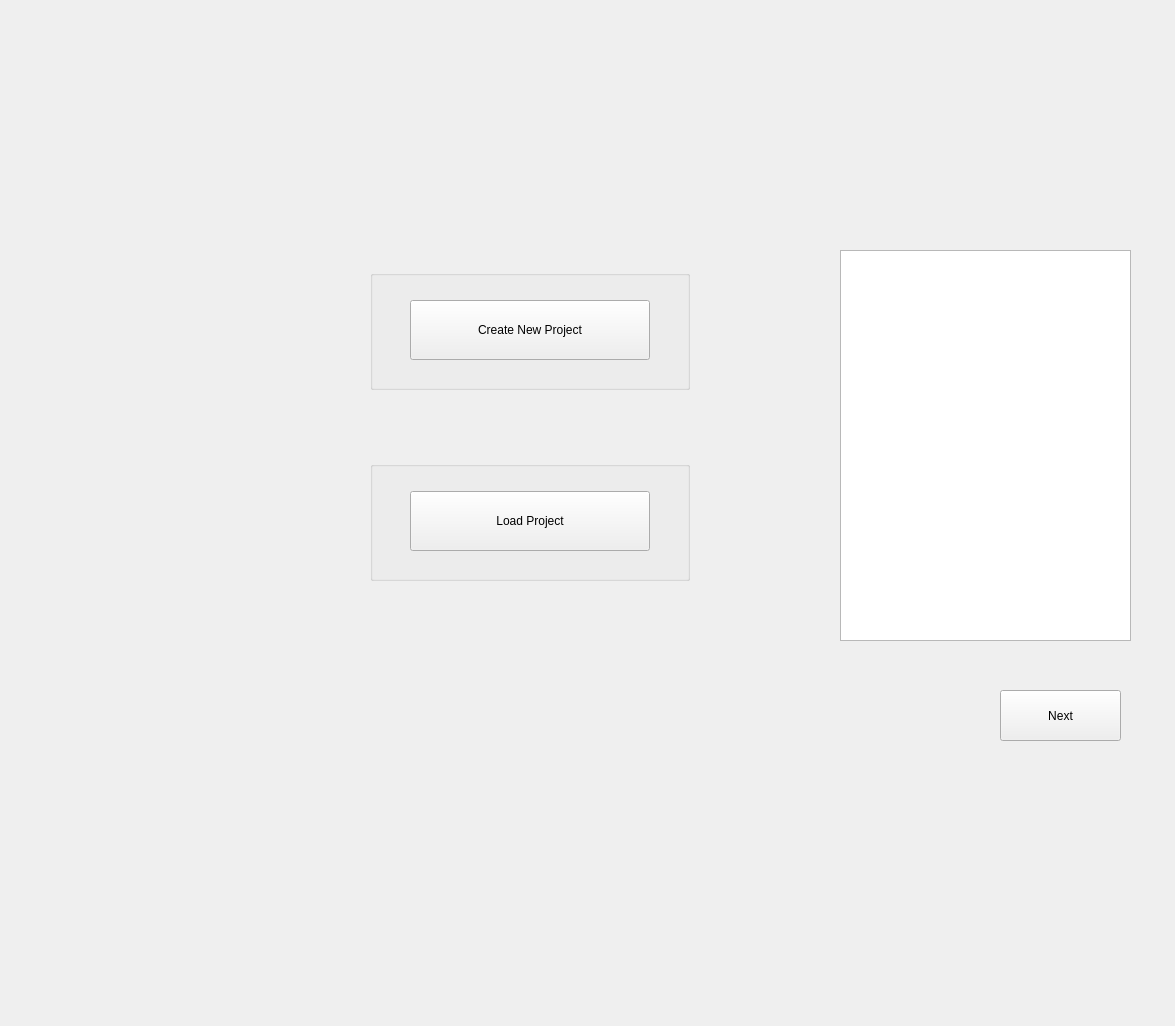
<?xml version="1.0" encoding="UTF-8"?>
<ui version="4.0">
 <class>Form</class>
 <widget class="QWidget" name="Form">
  <property name="windowModality">
   <enum>Qt::NonModal</enum>
  </property>
  <property name="enabled">
   <bool>true</bool>
  </property>
  <property name="geometry">
   <rect>
    <x>0</x>
    <y>0</y>
    <width>1175</width>
    <height>1026</height>
   </rect>
  </property>
  <property name="maximumSize">
   <size>
    <width>1175</width>
    <height>1026</height>
   </size>
  </property>
  <property name="windowTitle">
   <string>Form</string>
  </property>
  <widget class="QWidget" name="verticalLayoutWidget">
   <property name="geometry">
    <rect>
     <x>280</x>
     <y>120</y>
     <width>501</width>
     <height>611</height>
    </rect>
   </property>
   <layout class="QVBoxLayout" name="verticalLayout">
    <item>
     <spacer name="verticalSpacer_2">
      <property name="orientation">
       <enum>Qt::Vertical</enum>
      </property>
      <property name="sizeType">
       <enum>QSizePolicy::Fixed</enum>
      </property>
      <property name="sizeHint" stdset="0">
       <size>
        <width>20</width>
        <height>125</height>
       </size>
      </property>
     </spacer>
    </item>
    <item>
     <layout class="QHBoxLayout" name="horizontalLayout">
      <item>
       <spacer name="horizontalSpacer">
        <property name="orientation">
         <enum>Qt::Horizontal</enum>
        </property>
        <property name="sizeType">
         <enum>QSizePolicy::Fixed</enum>
        </property>
        <property name="sizeHint" stdset="0">
         <size>
          <width>40</width>
          <height>20</height>
         </size>
        </property>
       </spacer>
      </item>
      <item>
       <widget class="QGroupBox" name="groupBox">
        <property name="enabled">
         <bool>true</bool>
        </property>
        <property name="sizePolicy">
         <sizepolicy hsizetype="Fixed" vsizetype="Fixed">
          <horstretch>0</horstretch>
          <verstretch>0</verstretch>
         </sizepolicy>
        </property>
        <property name="maximumSize">
         <size>
          <width>320</width>
          <height>120</height>
         </size>
        </property>
        <property name="title">
         <string/>
        </property>
        <widget class="QPushButton" name="create_proj_btn">
         <property name="geometry">
          <rect>
           <x>40</x>
           <y>30</y>
           <width>240</width>
           <height>60</height>
          </rect>
         </property>
         <property name="minimumSize">
          <size>
           <width>0</width>
           <height>21</height>
          </size>
         </property>
         <property name="text">
          <string>Create New Project</string>
         </property>
        </widget>
       </widget>
      </item>
      <item>
       <spacer name="horizontalSpacer_2">
        <property name="orientation">
         <enum>Qt::Horizontal</enum>
        </property>
        <property name="sizeType">
         <enum>QSizePolicy::Fixed</enum>
        </property>
        <property name="sizeHint" stdset="0">
         <size>
          <width>40</width>
          <height>20</height>
         </size>
        </property>
       </spacer>
      </item>
     </layout>
    </item>
    <item>
     <spacer name="verticalSpacer_4">
      <property name="orientation">
       <enum>Qt::Vertical</enum>
      </property>
      <property name="sizeType">
       <enum>QSizePolicy::Fixed</enum>
      </property>
      <property name="sizeHint" stdset="0">
       <size>
        <width>20</width>
        <height>40</height>
       </size>
      </property>
     </spacer>
    </item>
    <item>
     <layout class="QHBoxLayout" name="horizontalLayout_5">
      <item>
       <spacer name="horizontalSpacer_8">
        <property name="orientation">
         <enum>Qt::Horizontal</enum>
        </property>
        <property name="sizeType">
         <enum>QSizePolicy::Fixed</enum>
        </property>
        <property name="sizeHint" stdset="0">
         <size>
          <width>40</width>
          <height>20</height>
         </size>
        </property>
       </spacer>
      </item>
      <item>
       <widget class="QGroupBox" name="groupBox_4">
        <property name="enabled">
         <bool>true</bool>
        </property>
        <property name="sizePolicy">
         <sizepolicy hsizetype="Fixed" vsizetype="Fixed">
          <horstretch>0</horstretch>
          <verstretch>0</verstretch>
         </sizepolicy>
        </property>
        <property name="maximumSize">
         <size>
          <width>320</width>
          <height>120</height>
         </size>
        </property>
        <property name="title">
         <string/>
        </property>
        <widget class="QPushButton" name="load_proj_btn">
         <property name="geometry">
          <rect>
           <x>40</x>
           <y>30</y>
           <width>240</width>
           <height>60</height>
          </rect>
         </property>
         <property name="minimumSize">
          <size>
           <width>0</width>
           <height>21</height>
          </size>
         </property>
         <property name="text">
          <string>Load Project</string>
         </property>
        </widget>
       </widget>
      </item>
      <item>
       <spacer name="horizontalSpacer_7">
        <property name="orientation">
         <enum>Qt::Horizontal</enum>
        </property>
        <property name="sizeType">
         <enum>QSizePolicy::Fixed</enum>
        </property>
        <property name="sizeHint" stdset="0">
         <size>
          <width>40</width>
          <height>20</height>
         </size>
        </property>
       </spacer>
      </item>
     </layout>
    </item>
    <item>
     <spacer name="verticalSpacer_3">
      <property name="orientation">
       <enum>Qt::Vertical</enum>
      </property>
      <property name="sizeType">
       <enum>QSizePolicy::Fixed</enum>
      </property>
      <property name="sizeHint" stdset="0">
       <size>
        <width>20</width>
        <height>125</height>
       </size>
      </property>
     </spacer>
    </item>
   </layout>
  </widget>
  <widget class="TreeView" name="treeView">
   <property name="enabled">
    <bool>true</bool>
   </property>
   <property name="geometry">
    <rect>
     <x>840</x>
     <y>250</y>
     <width>291</width>
     <height>391</height>
    </rect>
   </property>
  </widget>
  <widget class="QPushButton" name="next_btn">
   <property name="geometry">
    <rect>
     <x>1000</x>
     <y>690</y>
     <width>121</width>
     <height>51</height>
    </rect>
   </property>
   <property name="text">
    <string>Next</string>
   </property>
   <property name="shortcut">
    <string>D</string>
   </property>
  </widget>
 </widget>
 <customwidgets>
  <customwidget>
   <class>TreeView</class>
   <extends>QTreeView</extends>
   <header location="global">newinterfaces</header>
  </customwidget>
 </customwidgets>
 <resources/>
 <connections/>
</ui>
